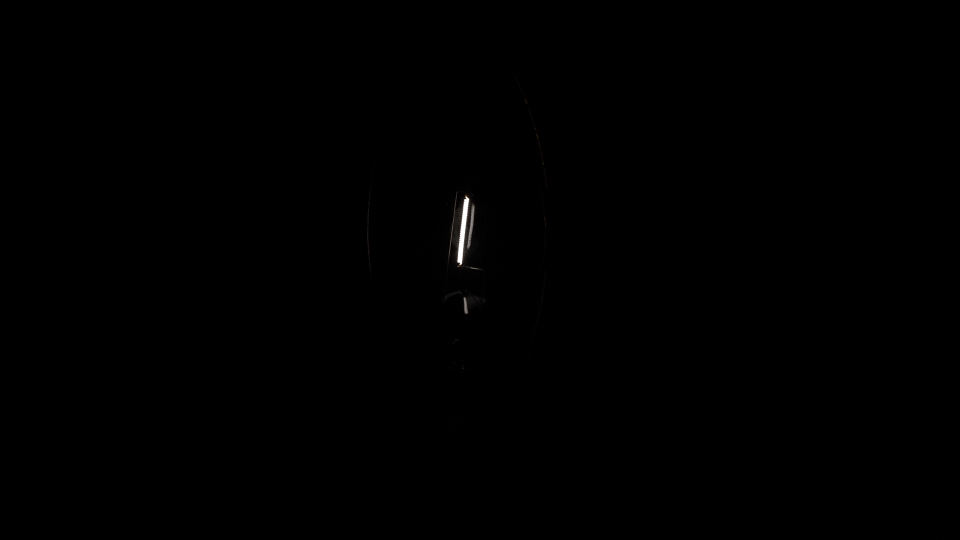
#> input picture v1_average_image.png, 1920 x 1080 px (shown at 1/2 size); the run also reads 2 pictures not shown here
$ python Composite_Image.py
#> lines starting #> are read from the running program, lines starting #| are printed output that depends on the picture
import numpy as np
import cv2

newimage = np.zeros((1080,1920, 3), dtype=np.uint16)
image1_ = cv2.imread('v1_average_image.png')
#> image1_ is the input picture: shape (1080, 1920, 3); mean B, G, R 0.4, 0.4, 0.4
image2_ = cv2.imread('v2_average_image.png')
image3_ = cv2.imread('v3_average_image.png')
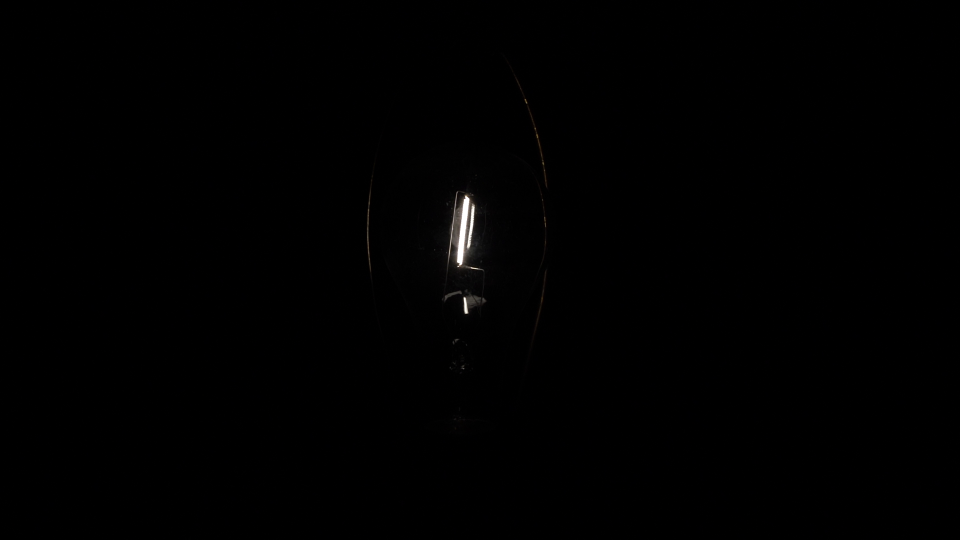
#> input picture v3_average_image.png, 1920 x 1080 px (shown at 1/2 size)
#> image3_ is the input picture: shape (1080, 1920, 3); mean B, G, R 0.7, 0.7, 0.8
image4_ = cv2.imread('v4_average_image.png')
image5_ = cv2.imread('v5_average_image.png')
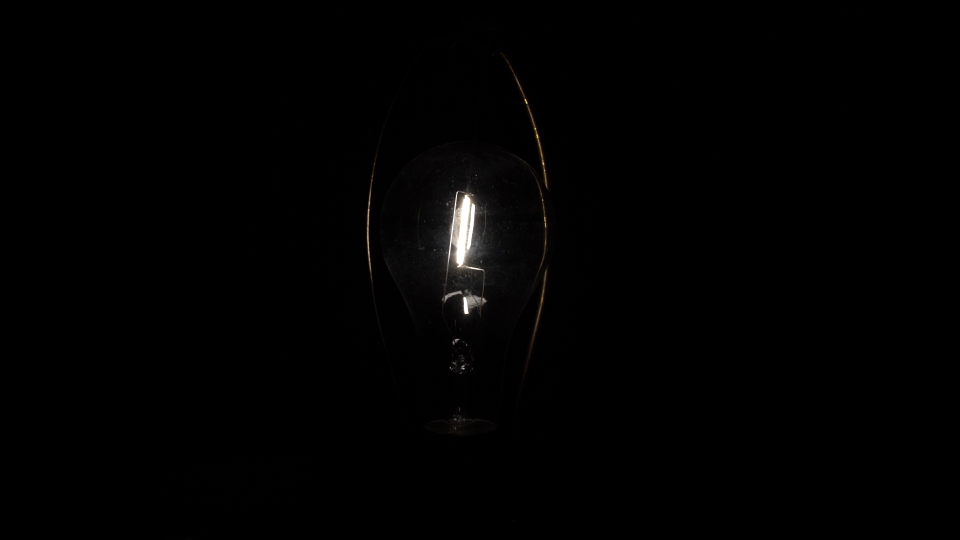
#> input picture v5_average_image.png, 1920 x 1080 px (shown at 1/2 size)
#> image5_ is the input picture: shape (1080, 1920, 3); mean B, G, R 1.6, 1.5, 1.7
image6_ = cv2.imread('v6_average_image.png')
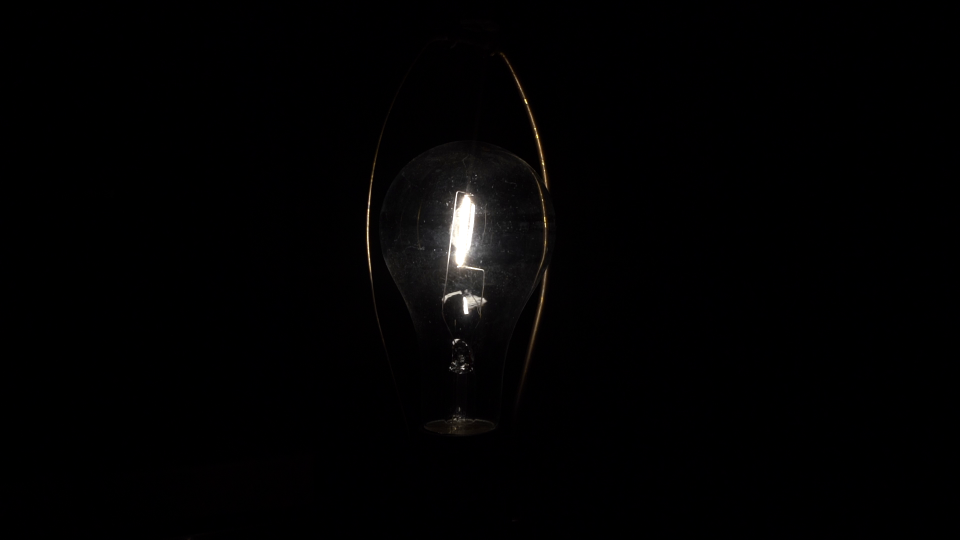
#> input picture v6_average_image.png, 1920 x 1080 px (shown at 1/2 size)
#> image6_ is the input picture: shape (1080, 1920, 3); mean B, G, R 2.6, 2.4, 2.7
image7_ = cv2.imread('v7_average_image.png')
image8_ = cv2.imread('v8_average_image.png')
image9_ = cv2.imread('v9_average_image.png')
image10_ = cv2.imread('v10_average_image.png')
image11_ = cv2.imread('v11_average_image.png')
image12_ = cv2.imread('v12_average_image.png')

#resize the images
scale_percent = 50
width = int(image1_.shape[1] * scale_percent / 100)
#> width = 960
height = int(image1_.shape[0] * scale_percent / 100)
#> height = 540
dim = (width, height)
#> dim = (960, 540)
image1 = cv2.resize(image1_, dim, interpolation=cv2.INTER_AREA)
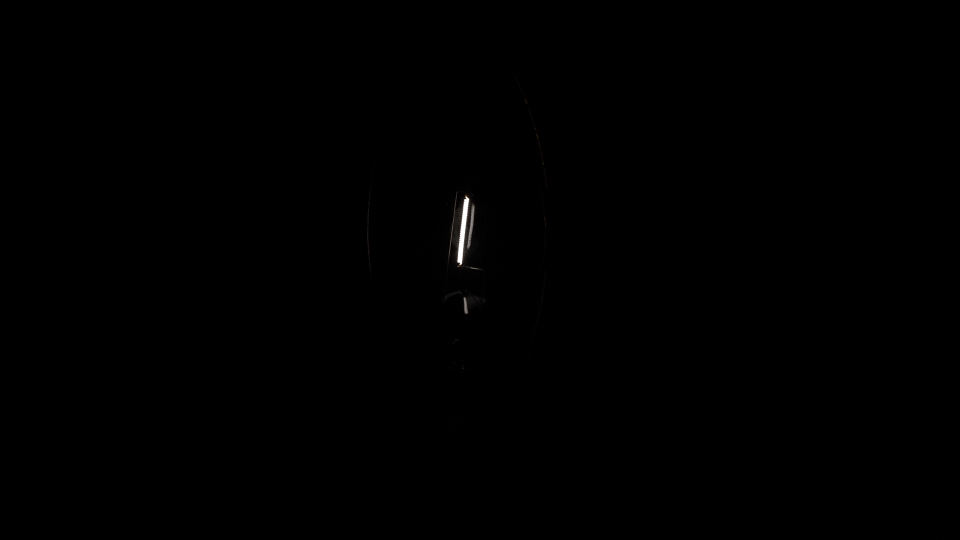
#> image1: shape (540, 960, 3); mean B, G, R 0.4, 0.4, 0.4
image2 = cv2.resize(image2_, dim, interpolation=cv2.INTER_AREA)
image3 = cv2.resize(image3_, dim, interpolation=cv2.INTER_AREA)
image4 = cv2.resize(image4_, dim, interpolation=cv2.INTER_AREA)
image5 = cv2.resize(image5_, dim, interpolation=cv2.INTER_AREA)
image6 = cv2.resize(image6_, dim, interpolation=cv2.INTER_AREA)
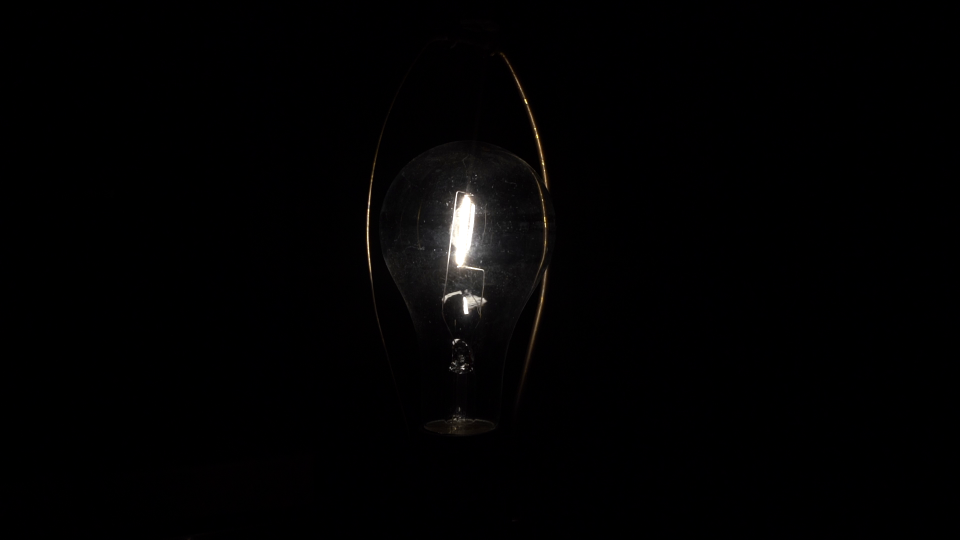
#> image6: shape (540, 960, 3); mean B, G, R 2.7, 2.4, 2.8
#> (the run stopped early here; a loop or call above may not have finished)
